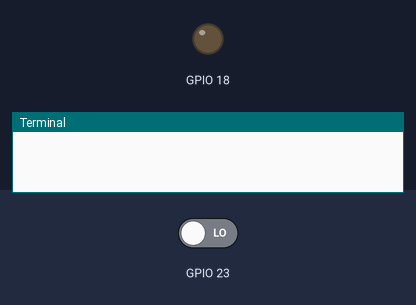
This program was run on a simulated Raspberry Pi (BCM pin numbers). Shown: output pins drawn as LEDs (lit = HIGH), the last lines printed to the terminal. The inputs (shaded band) are chosen by the test bench; at power-on: GPIO 23 LOW.

Above: at 1.2 s.
1.3 s: GPIO 23 driven HIGH
At 3.2 s:
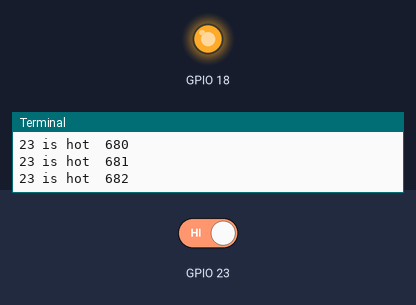
3.5 s: GPIO 23 driven LOW
At 5.3 s:
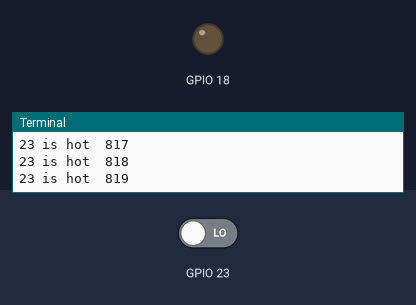
Timing chart, 0 to 6.8 s (numbered marks = the images above; inputs shaded):
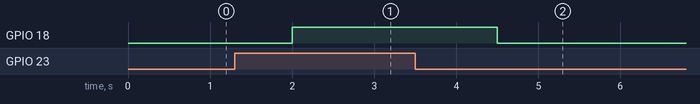

The program:

raspberry_button.py
```python
#!/usr/bin/env python

from time import sleep
import os
import sys
import RPi.GPIO as GPIO


GPIO.setmode(GPIO.BCM)
GPIO.setup(23, GPIO.IN)
GPIO.setup(18, GPIO.OUT)

# declaration de variable

test = 0

while True:
        GPIO.output(18,False)

        while ( GPIO.input(23) == True):
                print "23 is hot ",test
                GPIO.output(18, True)
                #os.system('omxplayer /home/pi/mp4/SYCLORAMA.mp4')
                test += 1
        #else:
        #       sys.exit()
        #if ( GPIO.input(24) == True ):
        #       os.system('omxplayer yerba_buena.mp3')

        sleep(1);
```

Measured:
- after the input at 1.3 s, GPIO 18: LOW → HIGH after 0.70 s
- after the input at 3.5 s, GPIO 18: HIGH → LOW after 1.0 s
